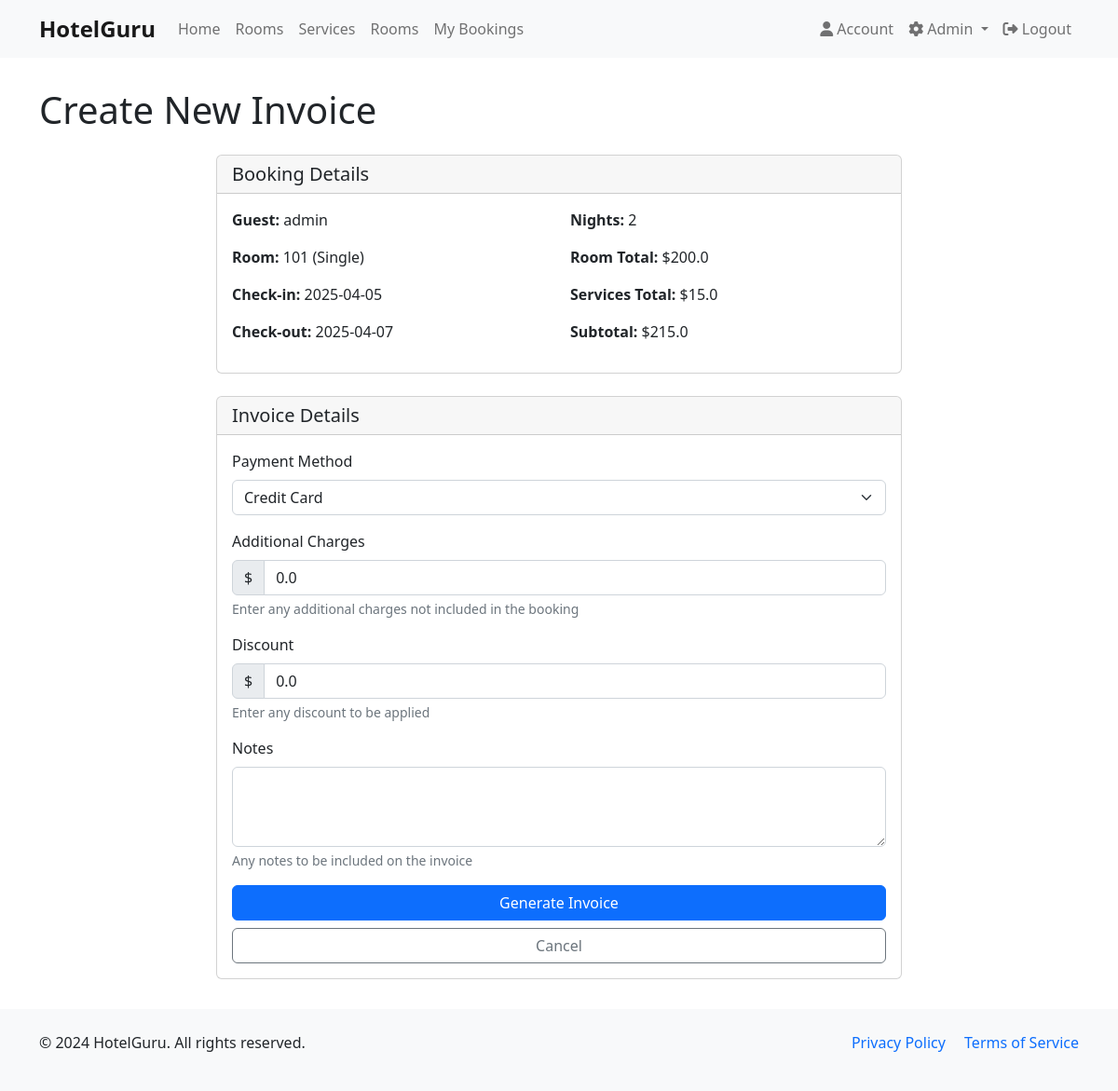
Page /admin/invoice/create/1 (signed in) on the committed database.
### WebApp/models.py (models this page shows, shortened)
class User(db.Model, UserMixin):
    id = db.Column(db.Integer, primary_key=True)
    username = db.Column(db.String(20), unique=True, nullable=False)
    email = db.Column(db.String(120), unique=True, nullable=False)
    password = db.Column(db.String(60), nullable=False)
    phone = db.Column(db.String(20), nullable=True)
    address = db.Column(db.String(200), nullable=True)
    bookings = db.relationship('Booking', backref='customer', lazy='dynamic')
    check_ins = db.relationship('CheckIn', backref='guest', lazy='dynamic')
    is_admin = db.Column(db.Boolean, default=False)

class Room(db.Model):
    id = db.Column(db.Integer, primary_key=True)
    room_number = db.Column(db.Integer, nullable=False)
    room_type = db.Column(db.String(20), nullable=False)
    capacity = db.Column(db.Integer, nullable=False)
    price_per_night = db.Column(db.Float, nullable=False)
    bookings = db.relationship('Booking', backref='room', lazy='dynamic', cascade="all, delete-orphan")
    description = db.Column(db.Text, nullable=True)
    status = db.Column(db.String(20), default='Available')  # Available, Maintenance, Cleaning
    amenities = db.Column(db.String(255), nullable=True)
    image_url = db.Column(db.String(255), nullable=True, default='default_room.jpg')
    is_available = db.Column(db.Boolean, default=True)
    def is_available(self, start_date, end_date):
        """Check if room is available for the given date range"""
        if not self.is_available:
            return False
        overlapping_bookings = Booking.query.filter(
            Booking.room_id == self.id,
            Booking.status.in_(['Pending', 'Confirmed']),
            Booking.start_date < end_date, Booking.end_date > start_date).count()
        return overlapping_bookings == 0

class Booking(db.Model):
    id = db.Column(db.Integer, primary_key=True)
    start_date = db.Column(db.DateTime, nullable=False, default=datetime.utcnow)
    end_date = db.Column(db.DateTime, nullable=False)
    user_id = db.Column(db.Integer, db.ForeignKey('user.id'), nullable=False)
    room_id = db.Column(db.Integer, db.ForeignKey('room.id'), nullable=False)
    status = db.Column(db.String(20), nullable=False, default='Pending')
    created_at = db.Column(db.DateTime, nullable=False, default=datetime.utcnow)
    total_price = db.Column(db.Float, nullable=True)
    check_in = db.relationship('CheckIn', backref='booking', uselist=False, cascade="all, delete-orphan")
    invoice = db.relationship('Invoice', backref='booking', uselist=False)
    def calculate_nights(self, start_date=None, end_date=None):
        if start_date is None:
            start_date = self.start_date
        if end_date is None:
            end_date = self.end_date
        return (end_date - start_date).days

### WebApp/routes.py (the view, shortened to what this page needs)
@routes.route("/admin/invoice/create/<int:booking_id>", methods=['GET', 'POST'])
@admin_required
def create_invoice(booking_id):
    booking = Booking.query.get_or_404(booking_id)
    if booking.invoice:
        flash('An invoice already exists for this booking.', 'info')
        return redirect(url_for('routes.view_invoice', invoice_id=booking.invoice.id))
    form = InvoiceForm()
    current_user = get_current_user()
    return render_template('create_invoice.html', title='Create Invoice', form=form, booking=booking, current_user=current_user)

### WebApp/forms.py
class InvoiceForm(FlaskForm):
    payment_method = SelectField('Payment Method', choices=[
        ('credit_card', 'Credit Card'),
        ('cash', 'Cash'),
        ('bank_transfer', 'Bank Transfer')
    ])
    additional_charges = FloatField('Additional Charges', default=0.0)
    discount = FloatField('Discount', default=0.0)
    notes = TextAreaField('Notes')
    submit = SubmitField('Generate Invoice')

### WebApp/auth.py (called while the page is built)
def admin_required(f):
    @wraps(f)
    def decorated_function(*args, **kwargs):
        if 'user_id' not in session:
           flash('Please log in to access this page', 'danger')
           return redirect(url_for('routes.login', next=request.url))
        user = User.query.get(session['user_id'])
        if not user or not user.is_admin:
            flash('You do not have permission to access this page', 'danger')
            abort(403)
        return f(*args, **kwargs)
    return decorated_function

def get_current_user():
    if 'user_id' in session:
        return User.query.get(session['user_id'])
    return None

### WebApp/models.py (called while the page is built)
@login_manager.user_loader
def load_user(user_id):
    return User.query.get(int(user_id))

    @property
    def total_price(self):
        return self.service.price * self.quantity

### WebApp/templates/create_invoice.html (shortened to what this page needs)
{% extends "base.html" %}
{% block content %}
<div class="container">
    <h1 class="mb-4">Create New Invoice</h1>
    <div class="row justify-content-center">
        <div class="col-md-8">
            <div class="card mb-4">
                <div class="card-header">
                    <h5 class="mb-0">Booking Details</h5>
                </div>
                <div class="card-body">
                    <div class="row">
                        <div class="col-md-6">
                            <div class="mb-3">
                                <strong>Guest:</strong> {{ booking.customer.username }}
                            </div>
                            <div class="mb-3">
                                <strong>Room:</strong> {{ booking.room.room_number }} ({{ booking.room.room_type }})
                            </div>
                            <div class="mb-3">
                                <strong>Check-in:</strong> {{ booking.start_date.strftime('%Y-%m-%d') }}
                            </div>
                            <div class="mb-3">
                                <strong>Check-out:</strong> {{ booking.end_date.strftime('%Y-%m-%d') }}
                            </div>
                        </div>
                        <div class="col-md-6">
                            <div class="mb-3">
                                <strong>Nights:</strong> {{ booking.calculate_nights(booking.start_date, booking.end_date) }}
                            </div>
                            <div class="mb-3">
                                <strong>Room Total:</strong> ${{ booking.total_price }}
                            </div>
                            {% if booking.services %}
                            <div class="mb-3">
                                <strong>Services Total:</strong> ${{ booking.services|sum(attribute='total_price') }}
                            </div>
                            <div class="mb-3">
                                <strong>Subtotal:</strong> ${{ booking.total_price + booking.services|sum(attribute='total_price') }}
                            </div>
                            {% endif %}
                        </div>
                    </div>
                </div>
            </div>
            <div class="card">
                <div class="card-header">
                    <h5 class="mb-0">Invoice Details</h5>
                </div>
                <div class="card-body">
                    <form method="POST" action="">
                        <div class="mb-3">
                            {{ form.payment_method.label(class="form-label") }}
                            {{ form.payment_method(class="form-select") }}
                        </div>
                        <div class="mb-3">
                            {{ form.additional_charges.label(class="form-label") }}
                            <div class="input-group">
                                <span class="input-group-text">$</span>
                                {{ form.additional_charges(class="form-control") }}
                            </div>
                            <div class="form-text">Enter any additional charges not included in the booking</div>
                        </div>
                        <div class="mb-3">
                            {{ form.discount.label(class="form-label") }}
                            <div class="input-group">
                                <span class="input-group-text">$</span>
                                {{ form.discount(class="form-control") }}
                            </div>
                            <div class="form-text">Enter any discount to be applied</div>
                        </div>
                        <div class="mb-3">
                            {{ form.notes.label(class="form-label") }}
                            {{ form.notes(class="form-control", rows=3) }}
                            <div class="form-text">Any notes to be included on the invoice</div>
                        </div>
                        <div class="d-grid gap-2">
                            {{ form.submit(class="btn btn-primary") }}
                            <a href="{{ url_for('routes.manage_invoices') }}" class="btn btn-outline-secondary">Cancel</a>
                        </div>
                    </form>
                </div>
            </div>
        </div>
    </div>
</div>
{% endblock %}

### WebApp/templates/base.html (style rules this page uses)
body { min-height: 100vh; display: flex; flex-direction: column; }

### rows in the picture
User: customer.username "admin"
Room: room.room_number "101", room.room_type "Single"
Booking: start_date "2025-04-05", end_date "2025-04-07", calculate_nights "2", total_price "200.0"

### other values in the picture
{{ booking.services|sum(attribute='total_price') }} "15.0"
{{ booking.total_price + booking.services|sum(attribute='total_price') }} "215.0"
